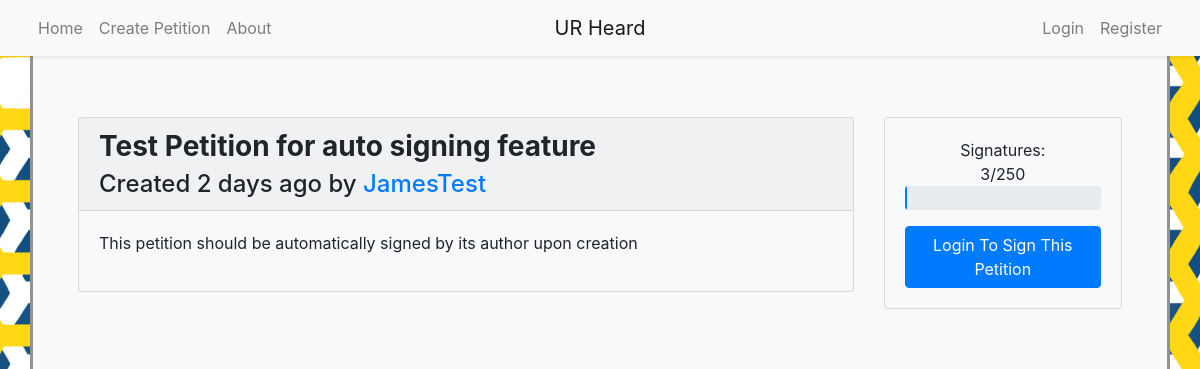
The app's page /petition/4, older data.
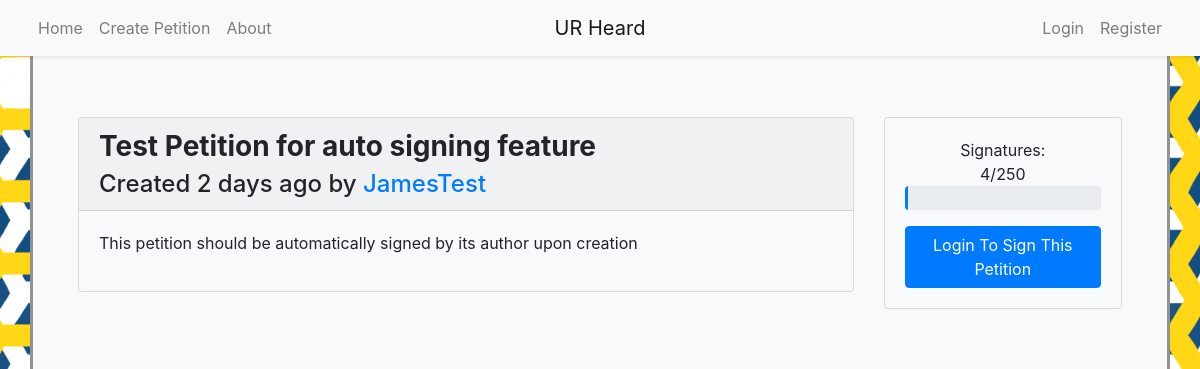
The same page, newer data.
### models.py (models this page shows, shortened)
class Petition(db.Model):
	__tablename__ = 'petition'
	id = db.Column(db.Integer, primary_key=True)
	title = db.Column(db.String(80), nullable=False)
	body = db.Column(db.Text, nullable=False)
	author_id = db.Column(db.Integer, db.ForeignKey('user.id'), nullable=False)
	author = db.relationship('User', backref='petition')
	timestamp = db.Column(db.DateTime, default=datetime.utcnow)
	signers = db.relationship('User', secondary=signature, backref='signed_petitions')
	initial_signatures = 0
	signature_count = db.Column(db.Integer, default=initial_signatures)

class User(UserMixin, db.Model):
	__tablename__ = 'user'
	id = db.Column(db.Integer, primary_key=True)
	name = db.Column(db.String(50), nullable=False, unique=True, index=True)
	email = db.Column(db.String(50), unique=True, index=True)
	password_hash = db.Column(db.String(128))
	@property
	def password(self):
		raise AttributeError('password is not a readable attribute')

### app.py (the view)
@app.route('/petition/<int:id>', methods=['GET', 'POST'])
def petition(id):
	petition = Petition.query.get_or_404(id)
	signature = db.session.query(models.signature).filter_by(petition_id=id).all()
	form = signatureForm()
	signed = False
	if current_user.is_authenticated:
		signed = True if Petition.query.join(User.signed_petitions).filter(User.id==current_user.id, Petition.id==id).first() != None else False
		if form.validate_on_submit():
			current_signer=User.query.get_or_404(form.user_id.data)
			try:
				if signed:
					petition.signers.remove(current_signer)
				else:
					petition.signers.append(current_signer)
				petition.signature_count = len(petition.signers)
				print(len(petition.signers))
				db.session.add(petition)
				db.session.commit()
				return redirect(url_for('petition', id=id))
			except:
				flash("An issue occurred with the signature feature.")
				return redirect(url_for('petition', id=id))
		if signed:
			print('Exists')
			return render_template('petition.html', petition=petition, signature=signature, form=form, signed=True)
		else:
			return render_template('petition.html', petition=petition, signature=signature, form=form, signed=False)
	else:
		return render_template('petition.html', petition=petition, signature=signature, form=form)

### templates/petition.html (shortened to what this page needs)
{% extends "base.html" %}
{% block content %}
	<article class="container">
		<div class="row py-3">
			<div class="col-3 order-2" id="side-panel">
				<div class="sticky-top">
					<div class="card bg-light mb-3" style="max-width: 18rem;">
						<div class="card-body">
							<p class="text-center mb-0">Signatures:</p>
							<p class="text-center my-0 pt-0">{{petition.signature_count}}/250</p>
							<div class="progress mb-3" style="height:2em;">
								<div class="progress-bar" role="progressbar" style="width: {{petition.signature_count/250*100}}%;" aria-valuenow="{{petition.signature_count/250*100}}" aria-valuemin="0" aria-valuemax="250"></div>
							</div>
							{% if current_user.is_authenticated %}
								<form method="post">
									{{ form.csrf_token }}
									{{ form.user_id(value=current_user.id) }}
									{{ form.petition_id(value=petition.id) }}
									{% if signed %}
										{{ form.submit(value="Unsign This Petition", class_="btn btn-primary w-100") }}
									{% else %}
										{{ form.submit(value="Sign This Petition", class_="btn btn-primary w-100") }}
									{% endif %}
								</form>
							{% else %}
								<a href="/login?next=%2Fpetition%2F{{petition.id}}" class="btn btn-primary text-wrap w-100" style="max-width:100%">Login To Sign This Petition</a>
							{% endif %}
						</div>
					</div>
				</div>
			</div>
			<div class="col" id="main">
				<div class="card bg-light mb3" style="max-width: 100rem;">
					<heading class="card-header">
						<h3 class="card-title font-weight-bold">{{petition.title}}</h3>
						<h4 class="card-subtitle">Created {{moment(petition.timestamp).fromNow()}} by <a href="/profile/{{petition.author_id}}">{{petition.author.name}}</a></h4>
					</heading>
					<div class="card-body">
						<p style="white-space: pre-wrap;">{{petition.body}}</p>
					</div>
				</div>
			</div>
		</div>
	</article>
{% endblock content %}

### templates/base.html (shortened to what this page needs)
{% from 'bootstrap/nav.html' import render_nav_item %}
{% from 'bootstrap/utils.html' import render_messages %}
{% import "bootstrap/form.html" as wtf %}
<!DOCTYPE html>
<html lang="en">
	<head>
		{% block head %}
			{% block styles %}
				{{ bootstrap.load_css() }}
			{% endblock styles %}
		{% endblock head %}
	</head>
	<body>
		<nav class="navbar navbar-expand-sm bg-light navbar-light sticky-top shadow-sm">
			<div class="container justify-content-around px-0">
				<ul class="navbar-nav ml-auto w-50">
					{{ render_nav_item('index', 'Home', use_li=True) }}
					{{ render_nav_item('create', 'Create Petition', use_li=True) }}
					{{ render_nav_item('about', 'About', use_li=True) }}
				</ul>
				<a href="/" class="navbar-brand mx-auto d-block text-center w-25">UR Heard</a>
				<ul class="navbar-nav mr-auto w-50 justify-content-end">
					{% if current_user.is_authenticated %}
						{{ render_nav_item('profile', current_user.name, use_li=True, id=current_user.id) }}
						{{ render_nav_item('logout', 'Logout', use_li=True) }}
					{% else %}
						{{ render_nav_item('login', 'Login', use_li=True) }}
						{{ render_nav_item('register', 'Register', use_li=True) }}
					{% endif %}
				</ul>
			</div>
		</nav>
		<div class="container bg-light" id="shadow">
			<div class="container bg-light" id="content">
			{% block content %}{% endblock content %}
			</div>
		</div>
	</body>
</html>

Row changes from the older to the newer data that the page shows:
changed Petition "Test Petition for auto signing feature": signature_count "3" → "4"
